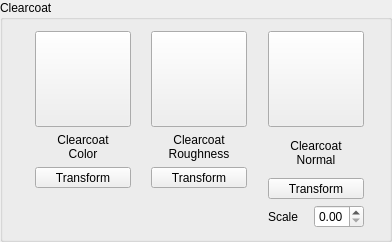
            <widget class="QGroupBox" name="grpClearcoat">
             <property name="title">
              <string>Clearcoat</string>
             </property>
             <layout class="QHBoxLayout" name="horizontalLayout_4">
              <item>
               <spacer name="horizontalSpacer_19">
                <property name="orientation">
                 <enum>Qt::Orientation::Horizontal</enum>
                </property>
                <property name="sizeHint" stdset="0">
                 <size>
                  <width>15</width>
                  <height>20</height>
                 </size>
                </property>
               </spacer>
              </item>
              <item>
               <widget class="Line" name="line_4">
                <property name="orientation">
                 <enum>Qt::Orientation::Horizontal</enum>
                </property>
               </widget>
              </item>
              <item>
               <layout class="QVBoxLayout" name="verticalLayout_16">
                <item>
                 <widget class="QPushButton" name="btnCCColorTex">
                  <property name="minimumSize">
                   <size>
                    <width>96</width>
                    <height>96</height>
                   </size>
                  </property>
                  <property name="maximumSize">
                   <size>
                    <width>96</width>
                    <height>96</height>
                   </size>
                  </property>
                  <property name="acceptDrops">
                   <bool>true</bool>
                  </property>
                  <property name="toolTip">
                   <string>Load/Replace Clearcoat Color</string>
                  </property>
                  <property name="text">
                   <string/>
                  </property>
                  <property name="iconSize">
                   <size>
                    <width>90</width>
                    <height>90</height>
                   </size>
                  </property>
                 </widget>
                </item>
                <item>
                 <widget class="QLabel" name="lblCCColor">
                  <property name="text">
                   <string>Clearcoat
Color</string>
                  </property>
                  <property name="alignment">
                   <set>Qt::AlignmentFlag::AlignCenter</set>
                  </property>
                 </widget>
                </item>
                <item>
                 <widget class="QToolButton" name="toolButtonClearCColTexTrsf">
                  <property name="sizePolicy">
                   <sizepolicy hsizetype="MinimumExpanding" vsizetype="Fixed">
                    <horstretch>0</horstretch>
                    <verstretch>0</verstretch>
                   </sizepolicy>
                  </property>
                  <property name="text">
                   <string>Transform</string>
                  </property>
                 </widget>
                </item>
                <item>
                 <spacer name="verticalSpacer_3">
                  <property name="orientation">
                   <enum>Qt::Orientation::Vertical</enum>
                  </property>
                  <property name="sizeHint" stdset="0">
                   <size>
                    <width>20</width>
                    <height>40</height>
                   </size>
                  </property>
                 </spacer>
                </item>
               </layout>
              </item>
              <item>
               <spacer name="horizontalSpacer_20">
                <property name="orientation">
                 <enum>Qt::Orientation::Horizontal</enum>
                </property>
                <property name="sizeHint" stdset="0">
                 <size>
                  <width>14</width>
                  <height>20</height>
                 </size>
                </property>
               </spacer>
              </item>
              <item>
               <layout class="QVBoxLayout" name="verticalLayout_17">
                <item>
                 <widget class="QPushButton" name="btnCCRoughTex">
                  <property name="minimumSize">
                   <size>
                    <width>96</width>
                    <height>96</height>
                   </size>
                  </property>
                  <property name="maximumSize">
                   <size>
                    <width>96</width>
                    <height>96</height>
                   </size>
                  </property>
                  <property name="acceptDrops">
                   <bool>true</bool>
                  </property>
                  <property name="toolTip">
                   <string>Load/Replace Clearcoat Roughness</string>
                  </property>
                  <property name="text">
                   <string/>
                  </property>
                  <property name="iconSize">
                   <size>
                    <width>90</width>
                    <height>90</height>
                   </size>
                  </property>
                 </widget>
                </item>
                <item>
                 <widget class="QLabel" name="lblCCRough">
                  <property name="text">
                   <string>Clearcoat
Roughness</string>
                  </property>
                  <property name="alignment">
                   <set>Qt::AlignmentFlag::AlignCenter</set>
                  </property>
                 </widget>
                </item>
                <item>
                 <widget class="QToolButton" name="toolButtonClearCRghTexTrsf">
                  <property name="sizePolicy">
                   <sizepolicy hsizetype="MinimumExpanding" vsizetype="Fixed">
                    <horstretch>0</horstretch>
                    <verstretch>0</verstretch>
                   </sizepolicy>
                  </property>
                  <property name="text">
                   <string>Transform</string>
                  </property>
                 </widget>
                </item>
                <item>
                 <spacer name="verticalSpacer_4">
                  <property name="orientation">
                   <enum>Qt::Orientation::Vertical</enum>
                  </property>
                  <property name="sizeHint" stdset="0">
                   <size>
                    <width>20</width>
                    <height>40</height>
                   </size>
                  </property>
                 </spacer>
                </item>
               </layout>
              </item>
              <item>
               <spacer name="horizontalSpacer_21">
                <property name="orientation">
                 <enum>Qt::Orientation::Horizontal</enum>
                </property>
                <property name="sizeHint" stdset="0">
                 <size>
                  <width>15</width>
                  <height>20</height>
                 </size>
                </property>
               </spacer>
              </item>
              <item>
               <layout class="QVBoxLayout" name="verticalLayout_18">
                <item>
                 <widget class="QPushButton" name="btnCCNormalTex">
                  <property name="minimumSize">
                   <size>
                    <width>96</width>
                    <height>96</height>
                   </size>
                  </property>
                  <property name="maximumSize">
                   <size>
                    <width>96</width>
                    <height>96</height>
                   </size>
                  </property>
                  <property name="acceptDrops">
                   <bool>true</bool>
                  </property>
                  <property name="toolTip">
                   <string>Load/Replace Clearcoat Normal</string>
                  </property>
                  <property name="text">
                   <string/>
                  </property>
                  <property name="iconSize">
                   <size>
                    <width>90</width>
                    <height>90</height>
                   </size>
                  </property>
                 </widget>
                </item>
                <item>
                 <widget class="QLabel" name="lblCCNormal">
                  <property name="text">
                   <string>Clearcoat
Normal</string>
                  </property>
                  <property name="alignment">
                   <set>Qt::AlignmentFlag::AlignCenter</set>
                  </property>
                 </widget>
                </item>
                <item>
                 <widget class="QToolButton" name="toolButtonClearCNorTexTrsf">
                  <property name="sizePolicy">
                   <sizepolicy hsizetype="MinimumExpanding" vsizetype="Fixed">
                    <horstretch>0</horstretch>
                    <verstretch>0</verstretch>
                   </sizepolicy>
                  </property>
                  <property name="text">
                   <string>Transform</string>
                  </property>
                 </widget>
                </item>
                <item>
                 <layout class="QHBoxLayout" name="horizontalLayout_28">
                  <item>
                   <widget class="QLabel" name="lblClearcoatNormalScaleLabel">
                    <property name="text">
                     <string>Scale</string>
                    </property>
                   </widget>
                  </item>
                  <item>
                   <widget class="QDoubleSpinBox" name="doubleSpinBoxClearcoatNormalScale">
                    <property name="maximumSize">
                     <size>
                      <width>50</width>
                      <height>16777215</height>
                     </size>
                    </property>
                   </widget>
                  </item>
                 </layout>
                </item>
               </layout>
              </item>
              <item>
               <spacer name="horizontalSpacer_22">
                <property name="orientation">
                 <enum>Qt::Orientation::Horizontal</enum>
                </property>
                <property name="sizeHint" stdset="0">
                 <size>
                  <width>14</width>
                  <height>20</height>
                 </size>
                </property>
               </spacer>
              </item>
             </layout>
            </widget>
